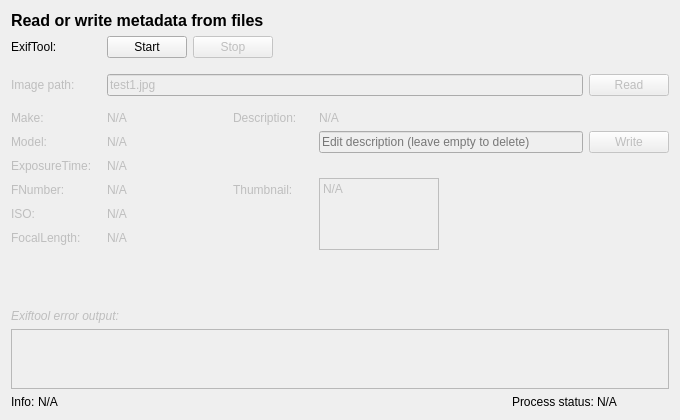
<?xml version="1.0" encoding="UTF-8"?>
<ui version="4.0">
 <class>Example3</class>
 <widget class="QWidget" name="Example3">
  <property name="geometry">
   <rect>
    <x>0</x>
    <y>0</y>
    <width>680</width>
    <height>420</height>
   </rect>
  </property>
  <property name="windowTitle">
   <string>Example 3</string>
  </property>
  <layout class="QVBoxLayout" name="verticalLayout">
   <item>
    <widget class="QLabel" name="labelExampleTitle">
     <property name="font">
      <font>
       <pointsize>12</pointsize>
       <weight>75</weight>
       <bold>true</bold>
      </font>
     </property>
     <property name="text">
      <string>Read or write metadata from files</string>
     </property>
    </widget>
   </item>
   <item>
    <layout class="QHBoxLayout" name="hLayout1">
     <item>
      <widget class="QLabel" name="labelExifToolTxt">
       <property name="sizePolicy">
        <sizepolicy hsizetype="Preferred" vsizetype="Fixed">
         <horstretch>0</horstretch>
         <verstretch>0</verstretch>
        </sizepolicy>
       </property>
       <property name="minimumSize">
        <size>
         <width>90</width>
         <height>0</height>
        </size>
       </property>
       <property name="text">
        <string>ExifTool:</string>
       </property>
      </widget>
     </item>
     <item>
      <widget class="QPushButton" name="pushButtonStart">
       <property name="text">
        <string>Start</string>
       </property>
      </widget>
     </item>
     <item>
      <widget class="QPushButton" name="pushButtonStop">
       <property name="enabled">
        <bool>false</bool>
       </property>
       <property name="text">
        <string>Stop</string>
       </property>
      </widget>
     </item>
     <item>
      <spacer name="hSpacer">
       <property name="orientation">
        <enum>Qt::Horizontal</enum>
       </property>
       <property name="sizeHint" stdset="0">
        <size>
         <width>0</width>
         <height>20</height>
        </size>
       </property>
      </spacer>
     </item>
    </layout>
   </item>
   <item>
    <spacer name="vSpacer1">
     <property name="orientation">
      <enum>Qt::Vertical</enum>
     </property>
     <property name="sizeType">
      <enum>QSizePolicy::Fixed</enum>
     </property>
     <property name="sizeHint" stdset="0">
      <size>
       <width>20</width>
       <height>10</height>
      </size>
     </property>
    </spacer>
   </item>
   <item>
    <widget class="QWidget" name="widget" native="true">
     <property name="enabled">
      <bool>false</bool>
     </property>
     <layout class="QVBoxLayout" name="vLayout">
      <property name="leftMargin">
       <number>0</number>
      </property>
      <property name="topMargin">
       <number>0</number>
      </property>
      <property name="rightMargin">
       <number>0</number>
      </property>
      <property name="bottomMargin">
       <number>0</number>
      </property>
      <item>
       <layout class="QGridLayout" name="gLayout">
        <property name="verticalSpacing">
         <number>0</number>
        </property>
        <item row="4" column="1">
         <widget class="QLabel" name="labelExposure">
          <property name="sizePolicy">
           <sizepolicy hsizetype="Fixed" vsizetype="Preferred">
            <horstretch>0</horstretch>
            <verstretch>0</verstretch>
           </sizepolicy>
          </property>
          <property name="minimumSize">
           <size>
            <width>120</width>
            <height>24</height>
           </size>
          </property>
          <property name="text">
           <string>N/A</string>
          </property>
         </widget>
        </item>
        <item row="5" column="1">
         <widget class="QLabel" name="labelFNumber">
          <property name="sizePolicy">
           <sizepolicy hsizetype="Fixed" vsizetype="Preferred">
            <horstretch>0</horstretch>
            <verstretch>0</verstretch>
           </sizepolicy>
          </property>
          <property name="minimumSize">
           <size>
            <width>120</width>
            <height>24</height>
           </size>
          </property>
          <property name="text">
           <string>N/A</string>
          </property>
         </widget>
        </item>
        <item row="2" column="1">
         <widget class="QLabel" name="labelMake">
          <property name="sizePolicy">
           <sizepolicy hsizetype="Fixed" vsizetype="Preferred">
            <horstretch>0</horstretch>
            <verstretch>0</verstretch>
           </sizepolicy>
          </property>
          <property name="minimumSize">
           <size>
            <width>120</width>
            <height>24</height>
           </size>
          </property>
          <property name="text">
           <string>N/A</string>
          </property>
         </widget>
        </item>
        <item row="3" column="0">
         <widget class="QLabel" name="labelModelTxt">
          <property name="sizePolicy">
           <sizepolicy hsizetype="Fixed" vsizetype="Preferred">
            <horstretch>0</horstretch>
            <verstretch>0</verstretch>
           </sizepolicy>
          </property>
          <property name="minimumSize">
           <size>
            <width>90</width>
            <height>24</height>
           </size>
          </property>
          <property name="text">
           <string>Model:</string>
          </property>
         </widget>
        </item>
        <item row="5" column="3" rowspan="4" colspan="2">
         <widget class="QLabel" name="labelThumb">
          <property name="sizePolicy">
           <sizepolicy hsizetype="Maximum" vsizetype="Preferred">
            <horstretch>0</horstretch>
            <verstretch>0</verstretch>
           </sizepolicy>
          </property>
          <property name="minimumSize">
           <size>
            <width>120</width>
            <height>0</height>
           </size>
          </property>
          <property name="frameShape">
           <enum>QFrame::Box</enum>
          </property>
          <property name="text">
           <string>N/A</string>
          </property>
          <property name="alignment">
           <set>Qt::AlignLeading|Qt::AlignLeft|Qt::AlignTop</set>
          </property>
          <property name="margin">
           <number>2</number>
          </property>
         </widget>
        </item>
        <item row="0" column="0">
         <widget class="QLabel" name="labelImgPathTxt">
          <property name="sizePolicy">
           <sizepolicy hsizetype="Preferred" vsizetype="Fixed">
            <horstretch>0</horstretch>
            <verstretch>0</verstretch>
           </sizepolicy>
          </property>
          <property name="minimumSize">
           <size>
            <width>90</width>
            <height>0</height>
           </size>
          </property>
          <property name="text">
           <string>Image path:</string>
          </property>
         </widget>
        </item>
        <item row="5" column="2">
         <widget class="QLabel" name="labelThumbTxt">
          <property name="sizePolicy">
           <sizepolicy hsizetype="Preferred" vsizetype="Fixed">
            <horstretch>0</horstretch>
            <verstretch>0</verstretch>
           </sizepolicy>
          </property>
          <property name="minimumSize">
           <size>
            <width>80</width>
            <height>24</height>
           </size>
          </property>
          <property name="text">
           <string>Thumbnail:</string>
          </property>
         </widget>
        </item>
        <item row="4" column="0">
         <widget class="QLabel" name="labelExposureTxt">
          <property name="sizePolicy">
           <sizepolicy hsizetype="Fixed" vsizetype="Preferred">
            <horstretch>0</horstretch>
            <verstretch>0</verstretch>
           </sizepolicy>
          </property>
          <property name="minimumSize">
           <size>
            <width>90</width>
            <height>24</height>
           </size>
          </property>
          <property name="text">
           <string>ExposureTime:</string>
          </property>
         </widget>
        </item>
        <item row="7" column="0">
         <widget class="QLabel" name="labelFocalTxt">
          <property name="sizePolicy">
           <sizepolicy hsizetype="Fixed" vsizetype="Preferred">
            <horstretch>0</horstretch>
            <verstretch>0</verstretch>
           </sizepolicy>
          </property>
          <property name="minimumSize">
           <size>
            <width>90</width>
            <height>24</height>
           </size>
          </property>
          <property name="text">
           <string>FocalLength:</string>
          </property>
         </widget>
        </item>
        <item row="3" column="3">
         <widget class="QLineEdit" name="lineEditImgDesc">
          <property name="placeholderText">
           <string>Edit description (leave empty to delete)</string>
          </property>
          <property name="clearButtonEnabled">
           <bool>true</bool>
          </property>
         </widget>
        </item>
        <item row="2" column="0">
         <widget class="QLabel" name="labelMakeTxt">
          <property name="sizePolicy">
           <sizepolicy hsizetype="Fixed" vsizetype="Preferred">
            <horstretch>0</horstretch>
            <verstretch>0</verstretch>
           </sizepolicy>
          </property>
          <property name="minimumSize">
           <size>
            <width>90</width>
            <height>24</height>
           </size>
          </property>
          <property name="text">
           <string>Make:</string>
          </property>
         </widget>
        </item>
        <item row="7" column="1">
         <widget class="QLabel" name="labelFocal">
          <property name="sizePolicy">
           <sizepolicy hsizetype="Fixed" vsizetype="Preferred">
            <horstretch>0</horstretch>
            <verstretch>0</verstretch>
           </sizepolicy>
          </property>
          <property name="minimumSize">
           <size>
            <width>120</width>
            <height>24</height>
           </size>
          </property>
          <property name="text">
           <string>N/A</string>
          </property>
         </widget>
        </item>
        <item row="0" column="4">
         <widget class="QPushButton" name="pushButtonRead">
          <property name="text">
           <string>Read</string>
          </property>
         </widget>
        </item>
        <item row="6" column="0">
         <widget class="QLabel" name="labelIsoTxt">
          <property name="sizePolicy">
           <sizepolicy hsizetype="Fixed" vsizetype="Preferred">
            <horstretch>0</horstretch>
            <verstretch>0</verstretch>
           </sizepolicy>
          </property>
          <property name="minimumSize">
           <size>
            <width>90</width>
            <height>24</height>
           </size>
          </property>
          <property name="text">
           <string>ISO:</string>
          </property>
         </widget>
        </item>
        <item row="3" column="1">
         <widget class="QLabel" name="labelModel">
          <property name="sizePolicy">
           <sizepolicy hsizetype="Fixed" vsizetype="Preferred">
            <horstretch>0</horstretch>
            <verstretch>0</verstretch>
           </sizepolicy>
          </property>
          <property name="minimumSize">
           <size>
            <width>120</width>
            <height>24</height>
           </size>
          </property>
          <property name="text">
           <string>N/A</string>
          </property>
         </widget>
        </item>
        <item row="0" column="1" colspan="3">
         <widget class="QLineEdit" name="lineEditImgPath">
          <property name="text">
           <string>test1.jpg</string>
          </property>
         </widget>
        </item>
        <item row="3" column="4">
         <widget class="QPushButton" name="pushButtonWriteDesc">
          <property name="text">
           <string>Write</string>
          </property>
         </widget>
        </item>
        <item row="6" column="1">
         <widget class="QLabel" name="labelIso">
          <property name="sizePolicy">
           <sizepolicy hsizetype="Fixed" vsizetype="Preferred">
            <horstretch>0</horstretch>
            <verstretch>0</verstretch>
           </sizepolicy>
          </property>
          <property name="minimumSize">
           <size>
            <width>120</width>
            <height>24</height>
           </size>
          </property>
          <property name="text">
           <string>N/A</string>
          </property>
         </widget>
        </item>
        <item row="8" column="0" colspan="2">
         <spacer name="vSpacer3">
          <property name="orientation">
           <enum>Qt::Vertical</enum>
          </property>
          <property name="sizeType">
           <enum>QSizePolicy::Maximum</enum>
          </property>
          <property name="sizeHint" stdset="0">
           <size>
            <width>20</width>
            <height>0</height>
           </size>
          </property>
         </spacer>
        </item>
        <item row="5" column="0">
         <widget class="QLabel" name="labelFNumberTxt">
          <property name="sizePolicy">
           <sizepolicy hsizetype="Fixed" vsizetype="Preferred">
            <horstretch>0</horstretch>
            <verstretch>0</verstretch>
           </sizepolicy>
          </property>
          <property name="minimumSize">
           <size>
            <width>90</width>
            <height>24</height>
           </size>
          </property>
          <property name="text">
           <string>FNumber:</string>
          </property>
         </widget>
        </item>
        <item row="2" column="2">
         <widget class="QLabel" name="labelDescTxt">
          <property name="sizePolicy">
           <sizepolicy hsizetype="Preferred" vsizetype="Fixed">
            <horstretch>0</horstretch>
            <verstretch>0</verstretch>
           </sizepolicy>
          </property>
          <property name="minimumSize">
           <size>
            <width>80</width>
            <height>24</height>
           </size>
          </property>
          <property name="text">
           <string>Description:</string>
          </property>
         </widget>
        </item>
        <item row="1" column="0" colspan="5">
         <spacer name="vSpacer2">
          <property name="orientation">
           <enum>Qt::Vertical</enum>
          </property>
          <property name="sizeType">
           <enum>QSizePolicy::Fixed</enum>
          </property>
          <property name="sizeHint" stdset="0">
           <size>
            <width>20</width>
            <height>10</height>
           </size>
          </property>
         </spacer>
        </item>
        <item row="2" column="3">
         <widget class="QLabel" name="labelDesc">
          <property name="sizePolicy">
           <sizepolicy hsizetype="Preferred" vsizetype="Fixed">
            <horstretch>0</horstretch>
            <verstretch>0</verstretch>
           </sizepolicy>
          </property>
          <property name="minimumSize">
           <size>
            <width>0</width>
            <height>24</height>
           </size>
          </property>
          <property name="text">
           <string>N/A</string>
          </property>
         </widget>
        </item>
        <item row="2" column="4">
         <widget class="QLabel" name="labelWriteDescStatus">
          <property name="text">
           <string/>
          </property>
          <property name="alignment">
           <set>Qt::AlignCenter</set>
          </property>
         </widget>
        </item>
       </layout>
      </item>
      <item>
       <spacer name="vSpacer4">
        <property name="orientation">
         <enum>Qt::Vertical</enum>
        </property>
        <property name="sizeType">
         <enum>QSizePolicy::MinimumExpanding</enum>
        </property>
        <property name="sizeHint" stdset="0">
         <size>
          <width>20</width>
          <height>10</height>
         </size>
        </property>
       </spacer>
      </item>
      <item>
       <widget class="QLabel" name="labelErrorOutput">
        <property name="font">
         <font>
          <italic>true</italic>
         </font>
        </property>
        <property name="text">
         <string>Exiftool error output:</string>
        </property>
       </widget>
      </item>
      <item>
       <widget class="QPlainTextEdit" name="textEditStdErr">
        <property name="sizePolicy">
         <sizepolicy hsizetype="Expanding" vsizetype="Fixed">
          <horstretch>0</horstretch>
          <verstretch>0</verstretch>
         </sizepolicy>
        </property>
        <property name="maximumSize">
         <size>
          <width>16777215</width>
          <height>60</height>
         </size>
        </property>
        <property name="readOnly">
         <bool>true</bool>
        </property>
       </widget>
      </item>
     </layout>
    </widget>
   </item>
   <item>
    <layout class="QHBoxLayout" name="hLayout2">
     <property name="spacing">
      <number>3</number>
     </property>
     <item>
      <widget class="QLabel" name="labelInfoTxt">
       <property name="sizePolicy">
        <sizepolicy hsizetype="Fixed" vsizetype="Preferred">
         <horstretch>0</horstretch>
         <verstretch>0</verstretch>
        </sizepolicy>
       </property>
       <property name="text">
        <string>Info:</string>
       </property>
      </widget>
     </item>
     <item>
      <widget class="QLabel" name="labelInfo">
       <property name="text">
        <string>N/A</string>
       </property>
      </widget>
     </item>
     <item>
      <widget class="QLabel" name="labelProcessStatusTxt">
       <property name="sizePolicy">
        <sizepolicy hsizetype="Fixed" vsizetype="Preferred">
         <horstretch>0</horstretch>
         <verstretch>0</verstretch>
        </sizepolicy>
       </property>
       <property name="text">
        <string>Process status:</string>
       </property>
      </widget>
     </item>
     <item>
      <widget class="QLabel" name="labelProcessStatus">
       <property name="sizePolicy">
        <sizepolicy hsizetype="Maximum" vsizetype="Preferred">
         <horstretch>0</horstretch>
         <verstretch>0</verstretch>
        </sizepolicy>
       </property>
       <property name="minimumSize">
        <size>
         <width>72</width>
         <height>0</height>
        </size>
       </property>
       <property name="text">
        <string>N/A</string>
       </property>
      </widget>
     </item>
    </layout>
   </item>
  </layout>
 </widget>
 <tabstops>
  <tabstop>pushButtonStart</tabstop>
  <tabstop>pushButtonStop</tabstop>
 </tabstops>
 <resources/>
 <connections/>
</ui>
